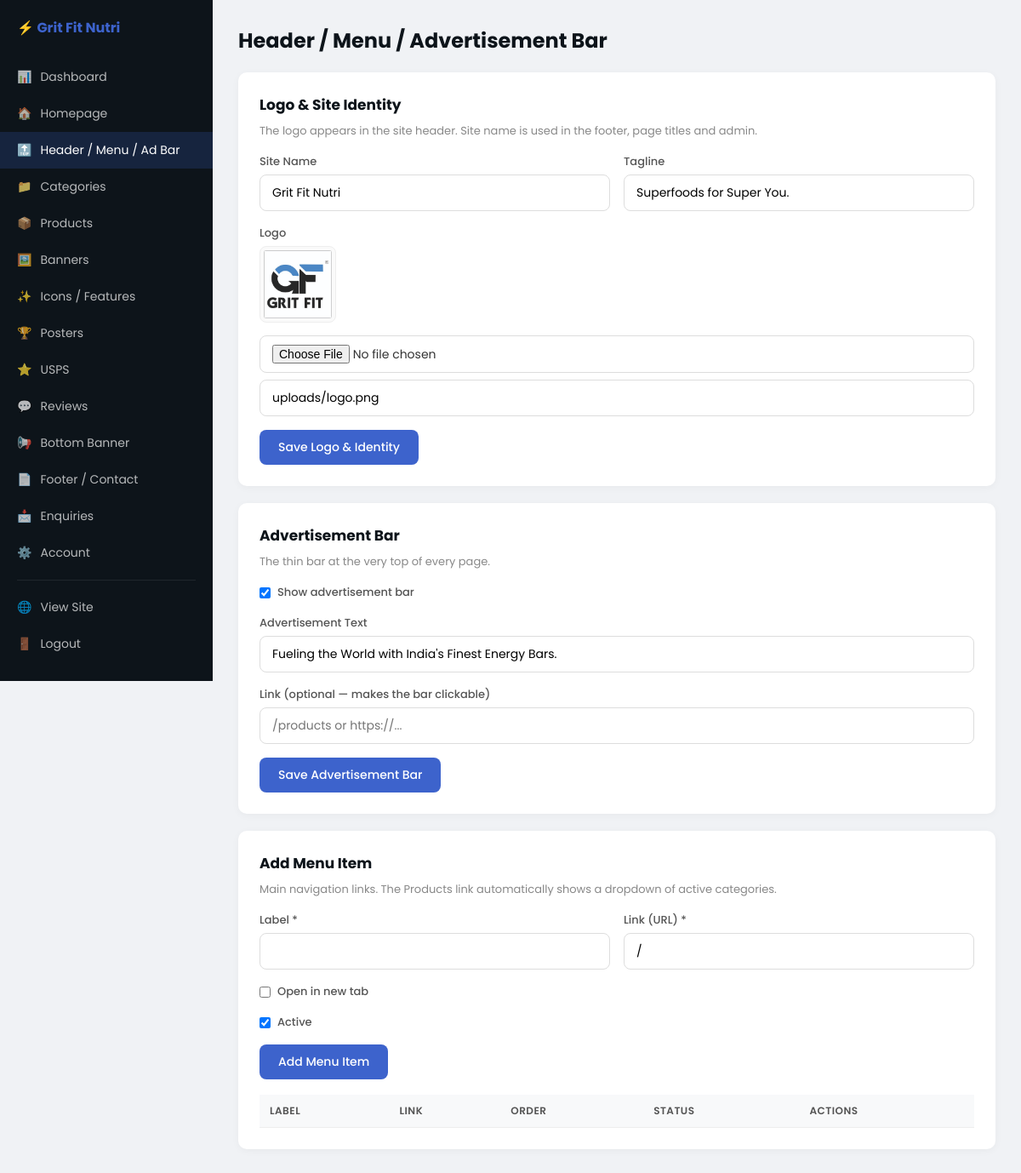
/admin/header (signed in), run on an earlier commit of the app's database.
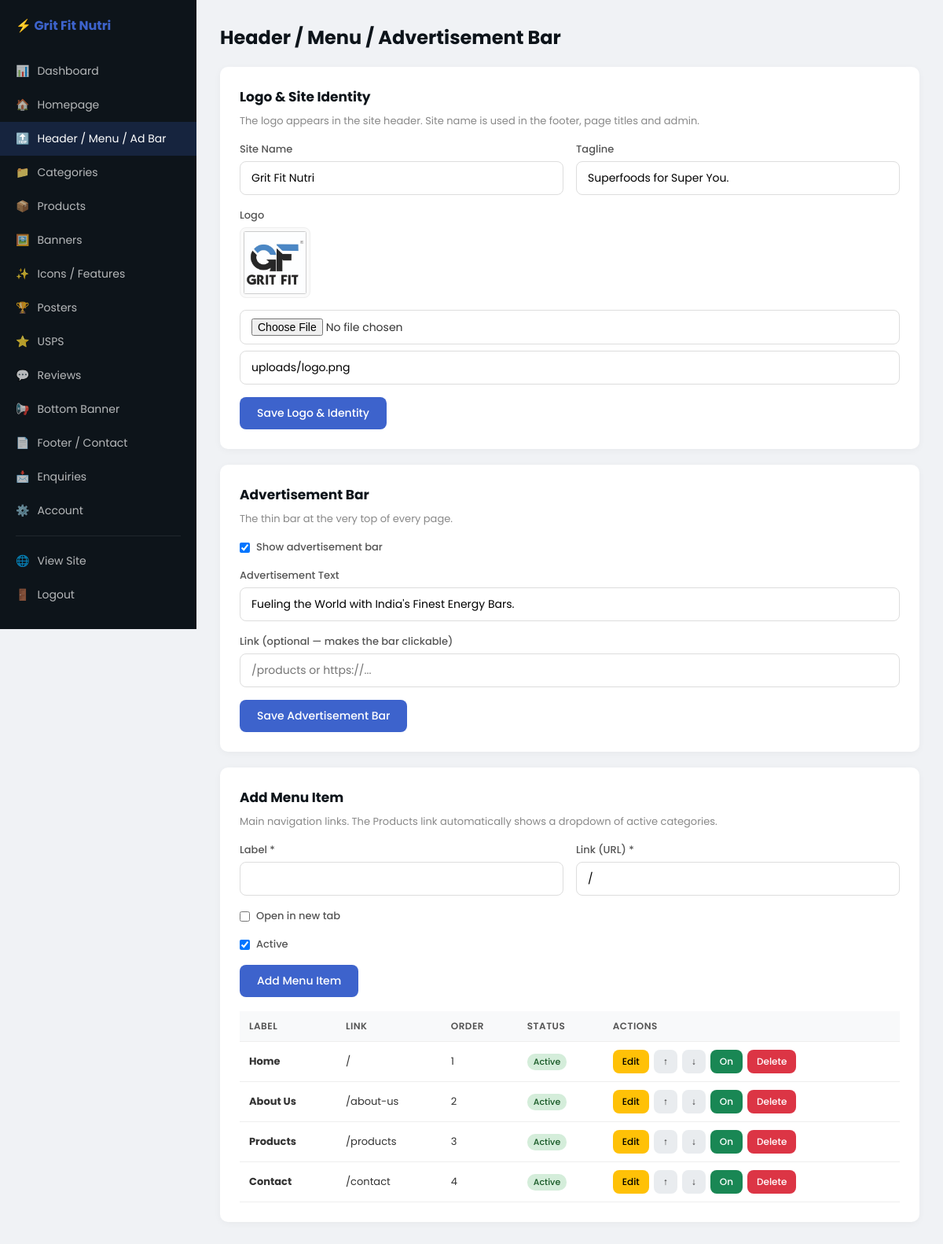
And on a later commit of the database.
### tables this page shows
CREATE TABLE IF NOT EXISTS menu_items (
    id INT AUTO_INCREMENT PRIMARY KEY,
    label VARCHAR(120) NOT NULL,
    url VARCHAR(255) NOT NULL DEFAULT '/',
    new_tab TINYINT(1) NOT NULL DEFAULT 0,
    sort_order INT NOT NULL DEFAULT 0,
    is_active TINYINT(1) NOT NULL DEFAULT 1
);

### includes/cms.php (called while the page is built, shortened)
<?php
function cms_defaults() {
    static $d = null;
    if ($d !== null) return $d;
    $c = function ($name, $fallback = '') {
        return defined($name) ? constant($name) : $fallback;
    };
    return $d;
}
function cms_all_settings() {
    static $cache = null;
    if ($cache !== null) return $cache;
    $cache = [];
    return $cache;
}
function setting($key, $default = null) {
    $all = cms_all_settings();
    $defaults = cms_defaults();
    return $defaults[$key] ?? '';
}
function cms_flag($key) {
    $v = setting($key);
    return $v === '1' || $v === 1 || $v === true;
}
function asset_url($path) {
    $path = trim((string)$path);
    return '/' . ltrim($path, '/');
}

### config.php (called while the page is built, shortened)
<?php
function e($str) {
    return htmlspecialchars($str, ENT_QUOTES, 'UTF-8');
}
require_once __DIR__ . '/includes/cms.php';

### admin/lib.php (the view, shortened to what this page needs)
<?php
function adm($path = '') {
    return '/admin/' . ltrim($path, '/');
}
function adm_text($label, $name, $value = '', $type = 'text', $attrs = '') {
    echo '<div class="form-group"><label>' . e($label) . '</label>';
    echo '<input type="' . $type . '" name="' . e($name) . '" value="' . e($value) . '" ' . $attrs . '></div>';
}
function adm_actions($section, $table, $row, $editParam = 'edit') {
    $id = (int)$row['id'];
    echo '<div class="row-actions">';
    echo '<a href="' . e(adm($section . '?' . $editParam . '=' . $id)) . '" class="btn btn-edit btn-sm">Edit</a>';
    foreach (['up' => '↑', 'down' => '↓'] as $dir => $sym) {
        echo '<form method="POST" class="inline"><input type="hidden" name="action" value="reorder">'
            . '<input type="hidden" name="table" value="' . e($table) . '"><input type="hidden" name="id" value="' . $id . '">'
            . '<input type="hidden" name="dir" value="' . $dir . '"><input type="hidden" name="return" value="' . e($section) . '">'
            . '<button class="btn btn-sm btn-move" title="Move ' . $dir . '">' . $sym . '</button></form>';
    }
    if (array_key_exists('is_active', $row)) {
        $lbl = $row['is_active'] ? 'On' : 'Off';
        $cls = $row['is_active'] ? 'btn-green' : 'btn-gray';
        echo '<form method="POST" class="inline"><input type="hidden" name="action" value="toggle">'
            . '<input type="hidden" name="table" value="' . e($table) . '"><input type="hidden" name="id" value="' . $id . '">'
            . '<input type="hidden" name="return" value="' . e($section) . '">'
            . '<button class="btn btn-sm ' . $cls . '" title="Toggle visibility">' . $lbl . '</button></form>';
    }
    echo '<form method="POST" class="inline" onsubmit="return confirm(\'Delete this item? This cannot be undone.\')">'
        . '<input type="hidden" name="action" value="delete"><input type="hidden" name="table" value="' . e($table) . '">'
        . '<input type="hidden" name="id" value="' . $id . '"><input type="hidden" name="return" value="' . e($section) . '">'
        . '<button class="btn btn-red btn-sm">Delete</button></form>';
    echo '</div>';
}

### index.php (shortened to what this page needs)
<?php
require_once __DIR__ . '/config.php';
$route = isset($_GET['route']) ? trim($_GET['route'], '/') : '';
$parts = explode('/', $route);
if ($parts[0] === 'admin') {
    require __DIR__ . '/admin/index.php';
    exit;
}
$db = getDB();
require __DIR__ . '/includes/header.php';

### admin/index.php (shortened to what this page needs)
<?php
require_once __DIR__ . '/../config.php';
require_once __DIR__ . '/lib.php';
$adminPage = isset($_GET['route']) ? trim($_GET['route'], '/') : 'admin';
$adminPage = preg_replace('~^admin/?~', '', $adminPage);
$adminPage = trim($adminPage, '/');
$adminPage = $adminPage !== '' ? $adminPage : 'dashboard';
$loggedIn = isset($_SESSION['admin_id']);
$navSections = [
    'dashboard'    => ['📊', 'Dashboard'],
    'homepage'     => ['🏠', 'Homepage'],
    'header'       => ['🔝', 'Header / Menu / Ad Bar'],
    'categories'   => ['📁', 'Categories'],
    'products'     => ['📦', 'Products'],
    'banners'      => ['🖼️', 'Banners'],
    'icons'        => ['✨', 'Icons / Features'],
    'posters'      => ['🏆', 'Posters'],
    'usps'         => ['⭐', 'USPS'],
    'reviews'      => ['💬', 'Reviews'],
    'bottombanner' => ['📢', 'Bottom Banner'],
    'footer'       => ['📄', 'Footer / Contact'],
    'enquiries'    => ['📩', 'Enquiries'],
    'settings'     => ['⚙️', 'Account'],
];
$viewFile = __DIR__ . '/views/' . preg_replace('~[^a-z]~', '', $adminPage) . '.php';
?>
<!DOCTYPE html>
<html lang="en">
<head>
</head>
<body>
<?php if (!$loggedIn): ?>
<div class="login-wrap">
    <div class="login-box">
        <h2>🔐 Admin Login</h2>
        <?php if (!empty($loginError)): ?><div class="login-err"><?= e($loginError) ?></div><?php endif; ?>
        <form method="POST">
            <input type="hidden" name="admin_login" value="1">
            <div class="form-group"><label>Username</label><input type="text" name="username" required></div>
            <div class="form-group"><label>Password</label><input type="password" name="password" required></div>
            <button type="submit" class="btn btn-blue" style="width:100%;">Login</button>
        </form>
    </div>
</div>
<?php else: ?>
<div class="admin-wrap">
    <div class="sidebar">
        <h3>⚡ <?= e(setting('site_name')) ?></h3>
        <?php foreach ($navSections as $slug => $info): ?>
            <a href="<?= e(adm($slug === 'dashboard' ? '' : $slug)) ?>" class="<?= $adminPage === $slug ? 'active' : '' ?>">
                <span><?= $info[0] ?></span> <?= e($info[1]) ?>
            </a>
        <?php endforeach; ?>
        <div class="divider"></div>
        <a href="/" target="_blank"><span>🌐</span> View Site</a>
        <a href="<?= e(adm('logout')) ?>"><span>🚪</span> Logout</a>
    </div>
    <div class="main-content">
        <?php require $viewFile; ?>
    </div>
</div>
<?php endif; ?>
</body>
</html>

### admin/views/header.php (shortened to what this page needs)
<?php
$editMenu = null;
$menu = $db->query("SELECT * FROM menu_items ORDER BY sort_order, id")->fetchAll();
?>
<h2 class="page-title">Header / Menu / Advertisement Bar</h2>
<div class="card">
    <h3>Logo &amp; Site Identity</h3>
    <p class="hint">The logo appears in the site header. Site name is used in the footer, page titles and admin.</p>
    <form method="POST" enctype="multipart/form-data">
        <div class="form-row">
            <div class="form-group"><label>Site Name</label><input type="text" name="s[site_name]" value="<?= e(setting('site_name')) ?>"></div>
            <div class="form-group"><label>Tagline</label><input type="text" name="s[site_tagline]" value="<?= e(setting('site_tagline')) ?>"></div>
        </div>
        <div class="form-group">
            <label>Logo</label>
            <?php if (setting('site_logo')): ?><div class="img-preview"><img src="<?= e(asset_url(setting('site_logo'))) ?>"></div><?php endif; ?>
            <input type="file" name="file_site_logo" accept="image/*" onchange="previewImg(this)">
            <input type="text" name="s[site_logo]" value="<?= e(setting('site_logo')) ?>" class="mt8" placeholder="or image path/URL">
        </div>
        <button class="btn btn-blue">Save Logo &amp; Identity</button>
    </form>
</div>
<div class="card">
    <h3>Advertisement Bar</h3>
    <p class="hint">The thin bar at the very top of every page.</p>
    <form method="POST">
        <div class="form-group"><label class="chk"><input type="hidden" name="s[adbar_enabled]" value="0"><input type="checkbox" name="s[adbar_enabled]" value="1" <?= cms_flag('adbar_enabled') ? 'checked' : '' ?>> Show advertisement bar</label></div>
        <div class="form-group"><label>Advertisement Text</label><input type="text" name="s[adbar_text]" value="<?= e(setting('adbar_text')) ?>"></div>
        <div class="form-group"><label>Link (optional — makes the bar clickable)</label><input type="text" name="s[adbar_link]" value="<?= e(setting('adbar_link')) ?>" placeholder="/products or https://..."></div>
        <button class="btn btn-blue">Save Advertisement Bar</button>
    </form>
</div>
<div class="card">
    <h3><?= $editMenu ? 'Edit Menu Item' : 'Add Menu Item' ?></h3>
    <p class="hint">Main navigation links. The Products link automatically shows a dropdown of active categories.</p>
    <form method="POST">
        <div class="form-row">
            <?php adm_text('Label *', 'label', $editMenu['label'] ?? '', 'text', 'required'); ?>
        </div>
        <div class="form-group"><label class="chk"><input type="hidden" name="new_tab" value="0"><input type="checkbox" name="new_tab" value="1" <?= (!empty($editMenu['new_tab'])) ? 'checked' : '' ?>> Open in new tab</label></div>
        <div class="form-group"><label class="chk"><input type="checkbox" name="is_active" value="1" <?= (!$editMenu || $editMenu['is_active']) ? 'checked' : '' ?>> Active</label></div>
        <button class="btn btn-blue"><?= $editMenu ? 'Update' : 'Add Menu Item' ?></button>
    </form>
    <table style="margin-top:18px;">
        <tr><th>Label</th><th>Link</th><th>Order</th><th>Status</th><th>Actions</th></tr>
        <?php foreach ($menu as $m): ?>
        <tr>
            <td><strong><?= e($m['label']) ?></strong></td>
            <td><?= e($m['url']) ?><?= $m['new_tab'] ? ' ↗' : '' ?></td>
            <td><?= (int)$m['sort_order'] ?></td>
            <td><span class="badge-sm <?= $m['is_active'] ? 'badge-green' : 'badge-gray' ?>"><?= $m['is_active'] ? 'Active' : 'Off' ?></span></td>
            <td><?php adm_actions('header', 'menu_items', $m); ?></td>
        </tr>
        <?php endforeach; ?>
    </table>
</div>

### admin/index.php (style rules this page uses)
* { margin:0;padding:0;box-sizing:border-box; }
body { font-family:'Poppins',sans-serif;background:#f0f2f5;color:#333; }
a { text-decoration:none;color:inherit; }
.admin-wrap { display:flex;min-height:100vh; }
.sidebar { width:250px;background:#0d141a;color:#fff;padding:20px 0;position:fixed;height:100vh;overflow-y:auto; }
.sidebar h3 { padding:0 20px;margin-bottom:24px;font-size:16px;color:rgb(61,99,204); }
.sidebar a { display:flex;align-items:center;gap:10px;padding:11px 20px;color:rgba(255,255,255,0.7);font-size:14px;transition:0.2s; }
.sidebar a:hover,.sidebar a.active { background:rgba(61,99,204,0.2);color:#fff; }
.sidebar .divider { height:1px;background:rgba(255,255,255,0.08);margin:10px 20px; }
.main-content { margin-left:250px;flex:1;padding:30px;max-width:1100px; }
.card { background:#fff;border-radius:10px;padding:25px;margin-bottom:20px;box-shadow:0 2px 10px rgba(0,0,0,0.04); }
.card h3 { margin-bottom:18px;font-size:17px;color:#0d141a; }
.card .hint { font-size:13px;color:#888;margin-bottom:16px;margin-top:-10px; }
h2.page-title { margin-bottom:20px;color:#0d141a; }
.form-group { margin-bottom:16px; }
.form-group label { display:block;font-size:13px;font-weight:500;margin-bottom:5px;color:#555; }
.form-group label.chk { display:flex;align-items:center;gap:8px;cursor:pointer; }
.form-group label.chk input { width:auto; }
.form-group input,.form-group select,.form-group textarea { width:100%;padding:10px 14px;border:1px solid #ddd;border-radius:8px;font-family:inherit;font-size:14px;outline:none;transition:0.2s; }
.form-row { display:grid;grid-template-columns:1fr 1fr;gap:16px; }
.mt8 { margin-top:8px; }
.img-preview { margin-bottom:8px; }
.img-preview img { max-height:90px;max-width:180px;border:1px solid #eee;border-radius:8px;object-fit:contain;background:#fafafa;padding:4px; }
.btn { display:inline-block;padding:10px 22px;border:none;border-radius:8px;font-family:inherit;font-size:14px;font-weight:500;cursor:pointer;transition:0.2s; }
.btn-blue { background:rgb(61,99,204);color:#fff; }
.btn-red { background:#dc3545;color:#fff; }
.btn-green { background:#198754;color:#fff; }
.btn-move { background:#e9ecef;color:#333; }
.btn-edit { background:#ffc107;color:#000; }
.btn-sm { font-size:12px;padding:6px 12px; }
.inline { display:inline-block; }
.row-actions { display:flex;gap:6px;align-items:center;flex-wrap:wrap; }
table { width:100%;border-collapse:collapse; }
th,td { text-align:left;padding:10px 12px;border-bottom:1px solid #eee;font-size:13px;vertical-align:middle; }
th { font-weight:600;color:#555;background:#f8f9fa;font-size:12px;text-transform:uppercase;letter-spacing:0.5px; }
.badge-sm { display:inline-block;padding:2px 8px;border-radius:10px;font-size:11px;font-weight:500; }
.badge-green { background:#d4edda;color:#155724; }

What changed in the data, as far as the page shows it:
added menu_items: label "Home", url "/", sort_order "1", shows "Active", sym "↑", sym "↓", is_active "On"
added menu_items: label "About Us", url "/about-us", sort_order "2", shows "Active", sym "↑", sym "↓", is_active "On"
added menu_items: label "Products", url "/products", sort_order "3", shows "Active", sym "↑", sym "↓", is_active "On"
added menu_items: label "Contact", url "/contact", sort_order "4", shows "Active", sym "↑", sym "↓", is_active "On"
